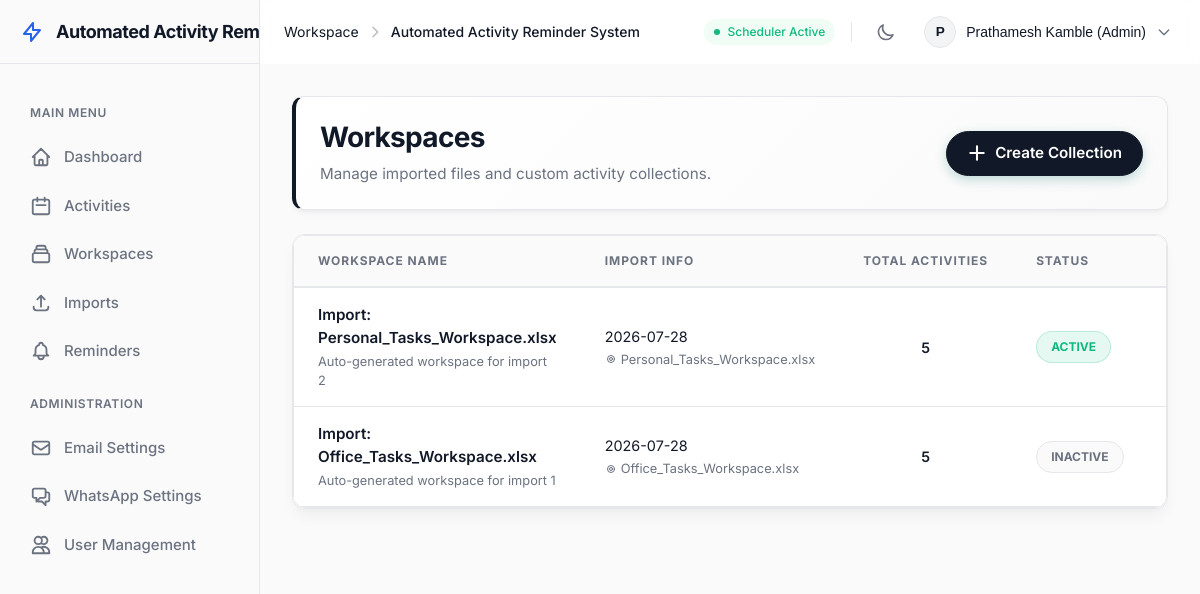
The page /collections (signed in) on the database its author committed.
### src/db/models.py (models this page shows)
class User(Base):
    __tablename__ = "users"
    id = Column(Integer, primary_key=True)
    username = Column(String(100), unique=True, nullable=False, index=True) # Kept for legacy compatibility if needed
    email = Column(String(255), unique=True, nullable=False, index=True)
    display_name = Column(String(150), nullable=False)
    password_hash = Column(String(255), nullable=False)
    role = Column(String(20), nullable=False, default="employee")
    is_active = Column(Boolean, nullable=False, default=True)
    email_verified = Column(Boolean, nullable=False, default=False)
    must_change_password = Column(Boolean, nullable=False, default=False)
    created_at = Column(DateTime, nullable=False, default=datetime.utcnow)
    password_reset_tokens = relationship("PasswordResetToken", back_populates="user", cascade="all, delete-orphan")
    email_verification_tokens = relationship("EmailVerificationToken", back_populates="user", cascade="all, delete-orphan")
    login_history = relationship("LoginHistory", back_populates="user", cascade="all, delete-orphan")
    activities = relationship("ActivityRecord", back_populates="assigned_user")

class TaskCollection(Base):
    __tablename__ = "task_collections"
    id = Column(Integer, primary_key=True)
    name = Column(String(255), nullable=False, index=True)
    description = Column(Text, nullable=True)
    import_date = Column(DateTime, nullable=False, default=datetime.utcnow)
    imported_file_name = Column(String(255), nullable=True)
    is_active = Column(Boolean, nullable=False, default=False)
    created_at = Column(DateTime, nullable=False, default=datetime.utcnow)
    activities = relationship("ActivityRecord", back_populates="task_collection", cascade="all, delete-orphan")
    modules = relationship("Module", back_populates="task_collection", cascade="all, delete-orphan")
    recipients = relationship("Recipient", back_populates="workspace", cascade="all, delete-orphan")

### src/web/app.py (the view)
@app.get("/collections", response_class=HTMLResponse)
def collections_list(request: Request) -> typing.Any:
    db = get_db()
    try:
        user = require_login(request, db)
        if isinstance(user, RedirectResponse):
            return user
        collections = db.query(TaskCollection).order_by(TaskCollection.created_at.desc()).all()
        return render(request, "collections.html", {"collections": collections}, user)
    finally:
        close_db(db)

### src/web/templates/collections.html (shortened to what this page needs)
{% extends "base.html" %}
{% block content %}
<section class="panel hero-section" style="display: flex; justify-content: space-between; align-items: center; background: linear-gradient(135deg, var(--bg-surface) 0%, var(--bg-app) 100%); border-left: 4px solid var(--primary); flex-wrap: wrap; gap: 16px; margin-bottom: 24px; padding: 24px; border-radius: var(--radius-lg); box-shadow: 0 4px 6px -1px rgba(0, 0, 0, 0.05), 0 2px 4px -1px rgba(0, 0, 0, 0.03);">
  <div>
    <h1 style="font-size: 1.75rem; margin-bottom: 8px; color: var(--text-main); font-weight: 700; letter-spacing: -0.025em;">Workspaces</h1>
    <p style="color: var(--text-muted); margin: 0; font-size: 0.95rem;">Manage imported files and custom activity collections.</p>
  </div>
  <div style="display: flex; gap: 12px; align-items: center; flex-wrap: wrap;">
    <a href="/collections/new" class="button primary" style="box-shadow: 0 4px 12px rgba(15, 124, 112, 0.25); border-radius: var(--radius-full); padding: 10px 20px; font-weight: 600; transition: transform 0.2s, box-shadow 0.2s; display: inline-flex; align-items: center; gap: 8px;">
      <svg width="20" height="20" fill="none" stroke="currentColor" stroke-width="2.5" viewBox="0 0 24 24"><path stroke-linecap="round" stroke-linejoin="round" d="M12 4v16m8-8H4"></path></svg>
      Create Collection
    </a>
  </div>
</section>
<section class="panel" style="padding: 0; overflow: hidden; border-radius: var(--radius-lg); box-shadow: 0 10px 15px -3px rgba(0, 0, 0, 0.05), 0 4px 6px -2px rgba(0, 0, 0, 0.02); background: var(--bg-surface); border: 1px solid var(--border-color);">
  <div class="table-wrap" style="overflow-x: auto; width: 100%;">
    <table class="data-table" id="collections-table" style="width: 100%; border-collapse: collapse; text-align: left;">
      <thead style="background-color: var(--bg-app); border-bottom: 2px solid var(--border-color);">
        <tr>
          <th style="padding: 16px 24px; font-size: 0.75rem; font-weight: 700; color: var(--text-muted); text-transform: uppercase; letter-spacing: 0.08em;">Workspace Name</th>
          <th style="padding: 16px 24px; font-size: 0.75rem; font-weight: 700; color: var(--text-muted); text-transform: uppercase; letter-spacing: 0.08em;">Import Info</th>
          <th style="padding: 16px 24px; font-size: 0.75rem; font-weight: 700; color: var(--text-muted); text-transform: uppercase; letter-spacing: 0.08em; text-align: center;">Total Activities</th>
          <th style="padding: 16px 24px; font-size: 0.75rem; font-weight: 700; color: var(--text-muted); text-transform: uppercase; letter-spacing: 0.08em;">Status</th>
          <th style="padding: 16px 24px; font-size: 0.75rem; font-weight: 700; color: var(--text-muted); text-transform: uppercase; letter-spacing: 0.08em; text-align: right;">Actions</th>
        </tr>
      </thead>
      <tbody>
        {% for c in collections %}
        <tr style="border-bottom: 1px solid var(--border-color); transition: all 0.2s ease;">
          <td style="padding: 16px 24px; vertical-align: middle;">
            <div style="display: flex; flex-direction: column; gap: 2px;">
              <strong style="color: var(--text-main); font-weight: 600; font-size: 0.95rem;">{{ c.name }}</strong>
              {% if c.description %}
              <span style="font-size: 0.8rem; color: var(--text-muted);">{{ c.description }}</span>
              {% endif %}
            </div>
          </td>
          <td style="padding: 16px 24px; vertical-align: middle;">
            <div style="display: flex; flex-direction: column; gap: 2px;">
              <span style="font-size: 0.9rem; color: var(--text-main);">
                {{ c.import_date.strftime('%Y-%m-%d') if c.import_date else 'N/A' }}
              </span>
              {% if c.imported_file_name %}
              <span style="font-size: 0.8rem; color: var(--text-muted); display: flex; align-items: center; gap: 4px;">
                <svg width="12" height="12" fill="none" stroke="currentColor" stroke-width="2" viewBox="0 0 24 24"><path stroke-linecap="round" stroke-linejoin="round" d="M15 12a3 3 0 11-6 0 3 3 0 016 0z"></path><path stroke-linecap="round" stroke-linejoin="round" d="M19 12a7 7 0 11-14 0 7 7 0 0114 0z"></path></svg>
                {{ c.imported_file_name }}
              </span>
              {% endif %}
            </div>
          </td>
          <td style="padding: 16px 24px; vertical-align: middle; text-align: center;">
            <span style="font-weight: 600; color: var(--text-main);">{{ c.activities|length }}</span>
          </td>
          <td style="padding: 16px 24px; vertical-align: middle;">
            {% if c.is_active %}
            <span style="display: inline-flex; align-items: center; gap: 6px; padding: 6px 14px; border-radius: var(--radius-full); font-size: 0.75rem; font-weight: 700; text-transform: uppercase; background: rgba(16, 185, 129, 0.1); color: #10b981; border: 1px solid rgba(16, 185, 129, 0.2);">
              Active
            </span>
            {% else %}
            <span style="display: inline-flex; align-items: center; gap: 6px; padding: 6px 14px; border-radius: var(--radius-full); font-size: 0.75rem; font-weight: 700; text-transform: uppercase; background: var(--bg-app); color: var(--text-muted); border: 1px solid var(--border-color);">
              Inactive
            </span>
            {% endif %}
          </td>
          <td style="padding: 16px 24px; vertical-align: middle; text-align: right;">
          </td>
        </tr>
        {% endfor %}
      </tbody>
    </table>
  </div>
</section>
{% endblock %}

### src/web/templates/base.html (shortened to what this page needs)
<!doctype html>
<html lang="en">
<head>
  <link rel="stylesheet" href="{{ request.url_for('static', path='styles.css') }}">
</head>
<body>
  <div class="app-shell">
    <aside class="app-sidebar" id="app-sidebar">
      <div class="sidebar-header">
        <a class="sidebar-brand" href="/dashboard">
          <svg class="brand-icon" fill="none" stroke="currentColor" stroke-width="2" viewBox="0 0 24 24"><path stroke-linecap="round" stroke-linejoin="round" d="M13 10V3L4 14h7v7l9-11h-7z"></path></svg>
          <span class="sidebar-brand-text">{{ app_name }}</span>
        </a>
      </div>
      <div class="sidebar-nav">
        {% if user %}
          <div class="sidebar-nav-heading">Main Menu</div>
          <a href="/dashboard">
            <svg class="nav-icon" fill="none" stroke="currentColor" viewBox="0 0 24 24"><path stroke-linecap="round" stroke-linejoin="round" stroke-width="2" d="M3 12l2-2m0 0l7-7 7 7M5 10v10a1 1 0 001 1h3m10-11l2 2m-2-2v10a1 1 0 01-1 1h-3m-6 0a1 1 0 001-1v-4a1 1 0 011-1h2a1 1 0 011 1v4a1 1 0 001 1m-6 0h6"></path></svg>
            <span class="nav-text">Dashboard</span>
          </a>
          <a href="/activities">
            <svg class="nav-icon" fill="none" stroke="currentColor" viewBox="0 0 24 24"><path stroke-linecap="round" stroke-linejoin="round" stroke-width="2" d="M8 7V3m8 4V3m-9 8h10M5 21h14a2 2 0 002-2V7a2 2 0 00-2-2H5a2 2 0 00-2 2v12a2 2 0 002 2z"></path></svg>
            <span class="nav-text">Activities</span>
          </a>
          <a href="/collections">
            <svg class="nav-icon" fill="none" stroke="currentColor" viewBox="0 0 24 24"><path stroke-linecap="round" stroke-linejoin="round" stroke-width="2" d="M19 11H5m14 0a2 2 0 012 2v6a2 2 0 01-2 2H5a2 2 0 01-2-2v-6a2 2 0 012-2m14 0V9a2 2 0 00-2-2M5 11V9a2 2 0 012-2m0 0V5a2 2 0 012-2h6a2 2 0 012 2v2M7 7h10"></path></svg>
            <span class="nav-text">Workspaces</span>
          </a>
          <a href="/imports">
            <svg class="nav-icon" fill="none" stroke="currentColor" viewBox="0 0 24 24"><path stroke-linecap="round" stroke-linejoin="round" stroke-width="2" d="M4 16v1a3 3 0 003 3h10a3 3 0 003-3v-1m-4-8l-4-4m0 0L8 8m4-4v12"></path></svg>
            <span class="nav-text">Imports</span>
          </a>
          <a href="/reminders/preview">
            <span class="nav-text">Reminders</span>
          </a>
          {% if user.is_owner %}
            <div class="sidebar-nav-heading">Administration</div>
            <a href="/settings/email">
              <svg class="nav-icon" fill="none" stroke="currentColor" viewBox="0 0 24 24"><path stroke-linecap="round" stroke-linejoin="round" stroke-width="2" d="M3 8l7.89 5.26a2 2 0 002.22 0L21 8M5 19h14a2 2 0 002-2V7a2 2 0 00-2-2H5a2 2 0 00-2 2v10a2 2 0 002 2z"></path></svg>
              <span class="nav-text">Email Settings</span>
            </a>
            <a href="/settings/whatsapp">
              <span class="nav-text">WhatsApp Settings</span>
            </a>
            <a href="/users">
              <svg class="nav-icon" fill="none" stroke="currentColor" viewBox="0 0 24 24"><path stroke-linecap="round" stroke-linejoin="round" stroke-width="2" d="M12 4.354a4 4 0 110 5.292M15 21H3v-1a6 6 0 0112 0v1zm0 0h6v-1a6 6 0 00-9-5.197M13 7a4 4 0 11-8 0 4 4 0 018 0z"></path></svg>
              <span class="nav-text">User Management</span>
            </a>
          {% endif %}
        {% endif %}
      </div>
    </aside>
    <div class="app-content-wrapper">
      <header class="app-navbar">
        <div class="navbar-left">
          <div class="navbar-breadcrumbs desktop-only">
            <span class="breadcrumb-item text-muted">Workspace</span>
            <svg class="breadcrumb-separator" width="16" height="16" fill="none" stroke="currentColor" viewBox="0 0 24 24"><path stroke-linecap="round" stroke-linejoin="round" stroke-width="2" d="M9 5l7 7-7 7"></path></svg>
            <span class="breadcrumb-item fw-500">{{ app_name }}</span>
          </div>
        </div>
        <div class="navbar-right">
          <div class="scheduler-status desktop-only">
            <span class="status-dot pulsing"></span>
            <span class="status-text">Scheduler Active</span>
          </div>
          <button id="theme-toggle" class="icon-button theme-toggle-btn" aria-label="Toggle Theme">
            <svg width="20" height="20" fill="none" stroke="currentColor" stroke-width="2" viewBox="0 0 24 24">
              <path stroke-linecap="round" stroke-linejoin="round" d="M20.354 15.354A9 9 0 018.646 3.646 9.003 9.003 0 0012 21a9.003 9.003 0 008.354-5.646z"></path>
            </svg>
          </button>
          {% if user %}
            <div class="user-profile-menu dropdown-container">
              <button class="user-name profile-dropdown-btn">
                <div class="avatar">{{ user.display_name[:1] | upper }}</div>
                <span class="desktop-only">{{ user.display_name }} ({{ user.role|title }})</span>
                <svg class="dropdown-chevron desktop-only" width="16" height="16" fill="none" stroke="currentColor" viewBox="0 0 24 24"><path stroke-linecap="round" stroke-linejoin="round" stroke-width="2" d="M19 9l-7 7-7-7"></path></svg>
              </button>
            </div>
          {% else %}
            <div class="user-profile-menu">
              <a href="/login" class="button small ghost">Login</a>
              <a href="/signup" class="button small primary">Signup</a>
            </div>
          {% endif %}
        </div>
      </header>
      <main class="page-content">
        <div class="page">
          {% block content %}{% endblock %}
        </div>
      </main>
    </div>
  </div>
</body>
</html>

### rows shown on the page
User: display_name "P", display_name "Prathamesh Kamble", role "Admin"
TaskCollection: name "Import: Personal_Tasks_Workspace.xlsx", description "Auto-generated workspace for import 2", import_date "2026-07-28", imported_file_name "Personal_Tasks_Workspace.xlsx", activities|length "5", is_active "ACTIVE"
TaskCollection: name "Import: Office_Tasks_Workspace.xlsx", description "Auto-generated workspace for import 1", import_date "2026-07-28", imported_file_name "Office_Tasks_Workspace.xlsx", activities|length "5", is_active "INACTIVE"

### other values the page prints
{{ app_name }} "Automated Activity…"
{{ app_name }} "Automated Activity Reminder System"
